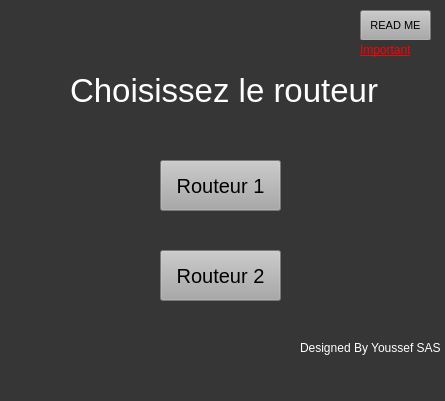
<?xml version="1.0" encoding="UTF-8"?>
<ui version="4.0">
 <class>Routeur</class>
 <widget class="QMainWindow" name="Routeur">
  <property name="geometry">
   <rect>
    <x>0</x>
    <y>0</y>
    <width>445</width>
    <height>401</height>
   </rect>
  </property>
  <property name="windowTitle">
   <string>Router</string>
  </property>
  <property name="styleSheet">
   <string notr="true">background-color: rgb(54, 54, 54);
</string>
  </property>
  <widget class="QWidget" name="centralwidget">
   <widget class="QLabel" name="label">
    <property name="geometry">
     <rect>
      <x>70</x>
      <y>70</y>
      <width>311</width>
      <height>41</height>
     </rect>
    </property>
    <property name="styleSheet">
     <string notr="true">color: rgb(255, 255, 255);
font-size: 25pt;</string>
    </property>
    <property name="text">
     <string>Choisissez le routeur</string>
    </property>
   </widget>
   <widget class="QLabel" name="label_4">
    <property name="geometry">
     <rect>
      <x>300</x>
      <y>340</y>
      <width>141</width>
      <height>16</height>
     </rect>
    </property>
    <property name="styleSheet">
     <string notr="true">color: rgb(255, 255, 255);
font: 75 8pt &quot;Script MT Bold&quot;;</string>
    </property>
    <property name="text">
     <string>Designed By Youssef SASSi</string>
    </property>
   </widget>
   <widget class="QPushButton" name="ME_but">
    <property name="geometry">
     <rect>
      <x>360</x>
      <y>10</y>
      <width>71</width>
      <height>31</height>
     </rect>
    </property>
    <property name="styleSheet">
     <string notr="true">color: rgb(0, 0, 0);
selection-color: rgb(255, 170, 255);

font: 8pt &quot;Segoe Print&quot;;
font-size:8pt;
background-color: rgb(167, 168, 167);</string>
    </property>
    <property name="text">
     <string>READ ME</string>
    </property>
   </widget>
   <widget class="QLabel" name="label_2">
    <property name="geometry">
     <rect>
      <x>30</x>
      <y>300</y>
      <width>71</width>
      <height>61</height>
     </rect>
    </property>
    <property name="styleSheet">
     <string notr="true">background-image: url(:/newPrefix/C:/Users/youssef/Desktop/UPEC - Logo - Noir - 200x200.png);</string>
    </property>
    <property name="text">
     <string/>
    </property>
    <property name="pixmap">
     <pixmap resource="testtt.qrc">:/newPrefix/C:/Users/youssef/Desktop/UPEC - Logo - Noir - 200x200.png</pixmap>
    </property>
    <property name="scaledContents">
     <bool>true</bool>
    </property>
   </widget>
   <widget class="QPushButton" name="R1_but">
    <property name="geometry">
     <rect>
      <x>160</x>
      <y>160</y>
      <width>121</width>
      <height>51</height>
     </rect>
    </property>
    <property name="styleSheet">
     <string notr="true">color: rgb(0, 0, 0);
selection-color: rgb(255, 170, 255);

font: 8pt &quot;Segoe Print&quot;;
font-size:15pt;
background-color: rgb(167, 168, 167);</string>
    </property>
    <property name="text">
     <string>Routeur 1</string>
    </property>
   </widget>
   <widget class="QPushButton" name="R2_but">
    <property name="geometry">
     <rect>
      <x>160</x>
      <y>250</y>
      <width>121</width>
      <height>51</height>
     </rect>
    </property>
    <property name="styleSheet">
     <string notr="true">color: rgb(0, 0, 0);
selection-color: rgb(255, 170, 255);

font: 8pt &quot;Segoe Print&quot;;
font-size:15pt;
background-color: rgb(167, 168, 167);</string>
    </property>
    <property name="text">
     <string>Routeur 2</string>
    </property>
   </widget>
   <widget class="QLabel" name="label_3">
    <property name="geometry">
     <rect>
      <x>360</x>
      <y>40</y>
      <width>71</width>
      <height>20</height>
     </rect>
    </property>
    <property name="styleSheet">
     <string notr="true">color: rgb(255, 0, 0);
font: 75 8pt &quot;MS Shell Dlg 2&quot;;
text-decoration: underline;
font: 11pt &quot;MS Shell Dlg 2&quot;;</string>
    </property>
    <property name="text">
     <string>Important</string>
    </property>
   </widget>
  </widget>
  <widget class="QMenuBar" name="menubar">
   <property name="geometry">
    <rect>
     <x>0</x>
     <y>0</y>
     <width>445</width>
     <height>21</height>
    </rect>
   </property>
  </widget>
  <widget class="QStatusBar" name="statusbar"/>
 </widget>
 <resources>
  <include location="testtt.qrc"/>
 </resources>
 <connections/>
</ui>
